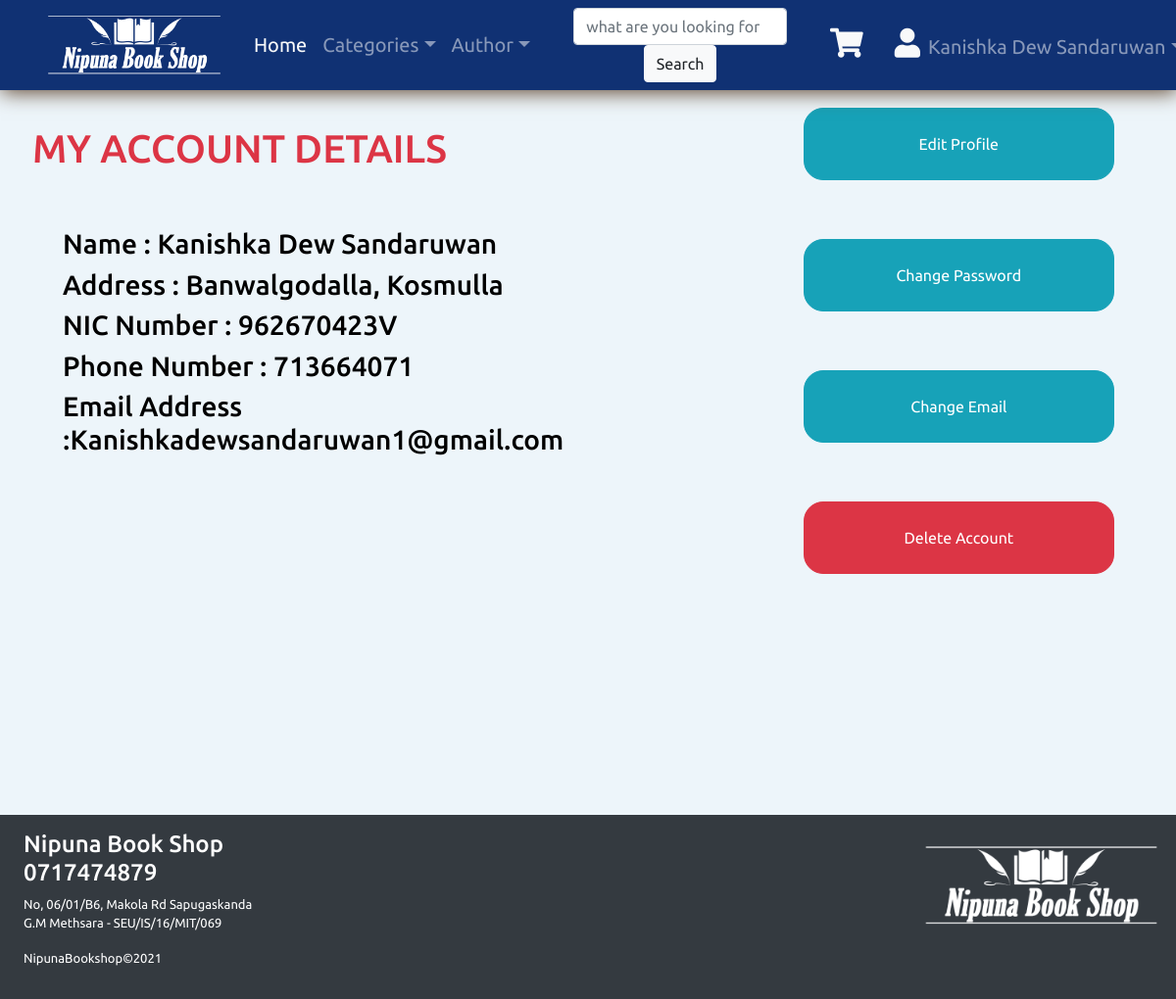
Page /myaccount.php (signed in) on the committed database.
### tables this page shows
CREATE TABLE `customer` (
  `customer_id` int(11) NOT NULL,
  `name` varchar(255) NOT NULL,
  `phone` int(10) NOT NULL,
  `email` varchar(255) NOT NULL,
  `address` varchar(255) NOT NULL,
  `password` varchar(100) NOT NULL,
  `nic` varchar(11) NOT NULL
);

### myaccount.php (the view, shortened to what this page needs)
<?php
  require_once 'connection.php';
?>
<!DOCTYPE html>
<html>
<head>
	<link rel="stylesheet" href="css/bootstrap.min.css">
	<link rel="stylesheet" href="https://use.fontawesome.com/releases/v5.15.2/css/all.css">
	<link href="fontawesome/css/all.css" rel="stylesheet">
	<link rel="stylesheet" type="text/css" href="css/style.css">
</head>
<body>
	<nav class="navbar navbar-expand-lg navbar-dark fixed-top">
		<div class="container-fluid ">
  			<a href="index.php" class="navbar-brand mr-0 mr-md-2 nav-link">
  				<img id="logo" src="img/Logo/logo.png">
  			</a>
  			<div class="collapse navbar-collapse" id="collapsibleNavbar">
    			<ul class="navbar-nav nav-item ml-auto">
        			<a class=" nav-item nav-link active text-light" href="index.php">Home</a>
      				<div class="dropdown">
      					<a href="#" class="nav-item nav-link dropdown-toggle" data-toggle="dropdown" id="dropdown-menu text-light">Categories</a>
      				</div>
      				<div class="dropdown">
      					<a href="#" class="nav-item nav-link dropdown-toggle" data-toggle="dropdown" id="dropdown-menu text-light">Author</a>
      				</div>
   				</ul>
          <form class="form-inline mx-auto" method="POST">
          <input class="form-control mx-sm-2 col-lg-6 col-xl-9 " type="search" name="search" placeholder="what are you looking for...?" aria-label="search">
          <button class="btn btn-light my-sm-0" name="sub"  type="submit">Search</button>
        </form>
   				<ul class="navbar-nav nav-item mx-auto">
   					<a href="cart.php" class="nav-item nav-link mr-3"><i style="font-size: 30px" class="fas fa-shopping-cart text-light"></i><span></span></a>
      				<div class="dropdown">
      					<a href="#" class="nav-item nav-link dropdown-toggle" data-toggle="dropdown" id="dropdown-menu"><i style="font-size: 30px" class="fas fa-user text-light mr-2"></i><?php
      						if (isset($_SESSION['customer_id'])) {
      						$id = $_SESSION['customer_id'];
      						$query = "SELECT * FROM customer where customer_id = '$id'";
      						$result = mysqli_query($con,$query);
      						if($row = mysqli_fetch_assoc($result)) {
      							echo $row['name'];
      						}
      					} ?></a>
      				</div>
   				</ul>
  			</div>
  		</div>
	</nav>
      <div class="row">
        <div class="col-md-8 p-5 col-md-4 text-left">
              <?php
              $viewquery = " SELECT * FROM customer where customer_id = '".$_SESSION['customer_id']."'";
              $viewresult = mysqli_query($con,$viewquery);
              $row = mysqli_fetch_assoc($viewresult); ?>
              <h1 class="text-danger text-uppercase">My Account Details</h1><br><br>
              <div class="col-md-10">
                  <div class="row ml-3">
                     <h3 style="color: black;">Name : <?php echo $row['name']; ?></h3>
                  </div>
                  <div class="row ml-3">
                     <h3 style="color: black;">Address : <?php echo $row['address']; ?></h3>
                  </div>
                  <div class="row ml-3">
                     <h3 style="color: black;">NIC Number : <?php echo $row['nic']; ?></h3>
                  </div>
                  <div class="row ml-3">
                     <h3 style="color: black;">Phone Number : <?php echo $row['phone']; ?></h3>
                  </div>
                  <div class="row ml-3">
                     <h3 style="color: black;">Email Address :<?php echo $row['email']; ?></h3>
                  </div>
              </div>
          </div>
              <div class="col-md-4">
                  <button type="button" name="submit" class="btn col-md-10 p-4  btn-info" onclick="window.location.href='edit_profile.php'" style="border-radius:20px;">Edit Profile</button>
                  <button type="button" name="submit" class="btn col-md-10 p-4  btn-info" data-toggle="modal" data-target="#exampleModal" style="border-radius:20px;">Change Password</button>
                  <button type="button" name="submit" class="btn col-md-10 p-4  btn-info" data-toggle="modal" data-target="#exampleModalemail" style="border-radius:20px;">Change Email</button>
                  <button type="button" name="submit" class="btn col-md-10 p-4  btn-danger" onclick="window.location.href='user_delete.php?customer_id=<?php echo $row['customer_id']; ?>'" style="border-radius:20px;">Delete Account</button>
              </div>
      </div>
	<footer style="margin-top: 18%" class=" container-fluid bg-dark p-3" id="contact">
		<div class="row">
			<div class="col-md-9">
				<h4 class="text-white text-left ml-2">Nipuna Book Shop <br> 0717474879</h4>
				<p class="text-white text-left ml-2">No, 06/01/B6, Makola Rd Sapugaskanda <br> G.M Methsara - SEU/IS/16/MIT/069</p>
				<p class="text-white text-left ml-2">NipunaBookshop&copy2021</p>
			</div>
			<div class="col-md-3 p-3">
				<img style="width: 90%; float: right;" src="img/Logo/logo.png">
			</div>
		</div>
	</footer>
</body>
</html>

### css/style.css (style rules this page uses)
body { background-color: #EDF5FA; background-size: 100%; width: 100%; font-family : 'Ubuntu', serif; }
button { padding: 15px; margin: 30px 0; background-color: #000; border: 1px solid #fff; color: #fff; transition: all 0.5s ease; }
footer p, footer a { font-size: 13px; }
#logo { height: 60px; margin-right: 1%; }
.form-inline { width: 50%; display: flex; justify-content: center; }
.navbar { background-color:#103173 ; box-shadow: 1px 2px 20px #593F28; transition: background-color 1s ease 0s; }
.nav-item { font-size: 20px; }
.bg-dark { color: #D8E5EE ; }

### rows in the picture
customer: name "Kanishka Dew Sandaruwan", address "Banwalgodalla, Kosmulla", nic "962670423V", phone "713664071", email "Kanishkadewsandaruwan1@gmail.com"
